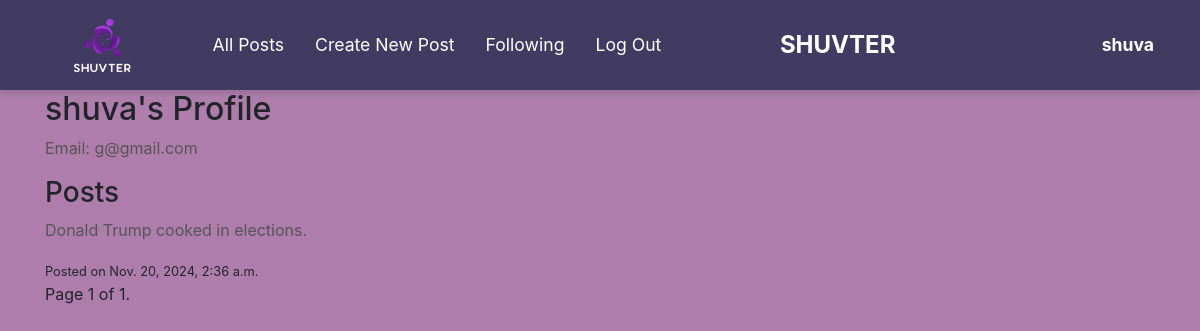
The page /profile/2 on the database its author committed.
### network/models.py (models this page shows, shortened)
class User(AbstractUser):
    pass

class Post(models.Model):
    author = models.ForeignKey(User, on_delete=models.CASCADE, related_name="posts")
    content = models.TextField()
    created_at = models.DateTimeField(auto_now_add=True)

### network/views.py (the view)
# urls.py: path("profile/<int:uid>", views.profile, name="profile"),
def profile(request, uid):
    user = User.objects.get(pk=uid)
    posts = Post.objects.filter(author=user).order_by("-created_at")
    paginator = Paginator(posts, 10)
    pageNumber = request.GET.get('page')
    pages= paginator.get_page(pageNumber)
    return render(request, "network/profile.html",{
        "user":user,
        "posts":posts,
        "pages":pages})

### network/templates/network/profile.html (shortened to what this page needs)
{% extends "network/layout.html" %}
{% load static %}
{% block body %}
<div class="container">
    <h2>{{ user.username }}'s Profile</h2>
    <p>Email: {{ user.email }}</p>
    <h3>Posts</h3>
    <div class="posts">
        {% for post in pages %}
            <div class="post">
                <p>{{ post.content }}</p>
                <small>Posted on {{ post.created_at }}</small>
            </div>
        {% empty %}
            <p>No posts yet.</p>
        {% endfor %}
    </div>
    <div class="pagination">
        <span class="step-links">
            <span class="current">
                Page {{ pages.number }} of {{ pages.paginator.num_pages }}.
            </span>
        </span>
    </div>
</div>
{% endblock %}

### network/templates/network/layout.html (shortened to what this page needs)
{% load static %}
<!DOCTYPE html>
<html lang="en">
    <head>
        <link rel="stylesheet" href="https://stackpath.bootstrapcdn.com/bootstrap/4.4.1/css/bootstrap.min.css">
        <link href="{% static 'network/styles.css' %}" rel="stylesheet">
    </head>
    <body>
        <nav class="navbar navbar-expand-lg navbar-light bg-light">
            <div class="container-fluid">
                <div class="d-flex align-items-center">
                    <a class="navbar-brand" href="#">
                        <img src="{% static 'network/logo.png' %}" alt="Logo">
                    </a>
                    <ul class="navbar-nav ml-3">
                        <li class="nav-item">
                            <a class="nav-link" id="showAllPostsLink" href="{% url 'index' %}">All Posts</a>
                        </li>
                        <li class="nav-item">
                            <a class="nav-link" id="showNewPostLink" href="{% url 'index' %}">Create New Post</a>
                        </li>
                        {% if user.is_authenticated %}
                            <li class="nav-item">
                                <a class="nav-link" href="#">Following</a>
                            </li>
                            <li class="nav-item">
                                <a class="nav-link" href="{% url 'logout' %}">Log Out</a>
                            </li>
                        {% endif %}
                    </ul>
                </div>
                <div class="mx-auto">
                    <span class="navbar-text">SHUVTER</span>
                </div>
                <div class="d-flex align-items-center ml-auto">
                    {% if user.is_authenticated %}
                        <a class="nav-link" href="{% url 'profile' user.id %}"><strong>{{ user.username }}</strong></a>
                    {% endif %}
                </div>
            </div>
        </nav>
        <div class="body">
            {% block body %}
            {% endblock %}
        </div>
    </body>
</html>

### network/static/network/styles.css (style rules this page uses)
.navbar-nav { margin: auto; }
.navbar-brand img { height: 60px; width: auto; }
.navbar-text { font-size: 1.5rem; font-weight: bold; color: #FFFFFF !important; }
.navbar.navbar-light { background-color: #413B61 !important; }
body { background-color: #AE7DAC; }
.navbar .nav-link { color: #FFFFFF !important; font-size: 1.1rem; padding: 10px 15px; }
.navbar-nav .nav-item { margin-right: 15px; }
.navbar { padding-top: 10px; padding-bottom: 10px; display: flex; justify-content: space-between; align-items: center; }
.navbar .navbar-text { flex-grow: 1; text-align: center; }
.navbar.navbar-light { box-shadow: 0 4px 6px rgba(0, 0, 0, 0.1); }
p { font-size: 1rem; color: #555; }
a { color: #007bff; text-decoration: none; }

### rows shown on the page
User: username "shuva", email "g@gmail.com"
Post: content "Donald Trump cooked in elections.", created_at "Nov. 20, 2024, 2:36 a.m."

### other values the page prints
{{ pages.number }} "1"
{{ pages.paginator.num_pages }} "1"
